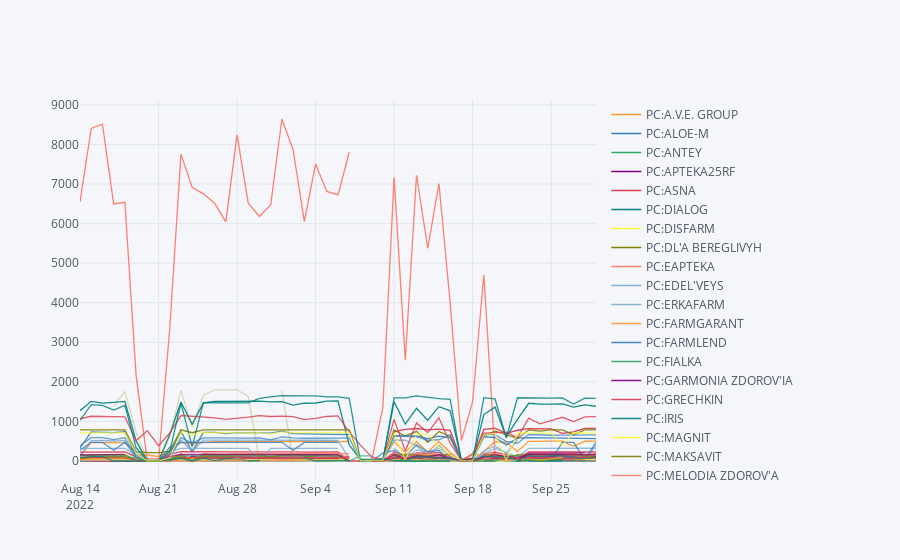

The cell this chart's notebook holds for it:
### Code cell
makeplot('Novartis Юперио таблетки 50мг 28шт')
